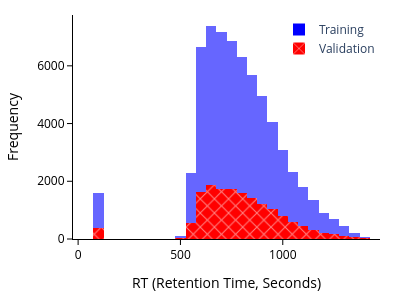

Notebook cell for this chart:
### Code cell
# Sort the dataset by date from old to new
dataset_clean_sorted = dataset_clean.sort_values(by='date')

# Split the dataset by time: older 80% for training, newer 20% for validation
split_index = int(len(dataset_clean_sorted) * 0.8)
train_set_time = dataset_clean_sorted.iloc[:split_index]
valid_set_time = dataset_clean_sorted.iloc[split_index:]

print(f"Training set size (time-based): {len(train_set_time)}")
print(f"Validation set size (time-based): {len(valid_set_time)}")

# Create an overlapped histogram for RT values in training and validation sets (time-based split)
fig = px.histogram(
    train_set_time, x='rt', nbins=50, opacity=0.6, 
    #title='Overlapped RT Distribution: Training vs Validation (Time-Based Split)',
    labels={'rt': 'RT (Retention Time, Seconds)'},
    color_discrete_sequence=['blue'],
    marginal=None
)

# Add validation set to the same figure
# Set legend name and pattern for training
fig.data[0].name = 'Training'
fig.data[0].showlegend = True
fig.data[0].marker.pattern.shape = ""   # solid fill

# Validation histogram
valid_hist = px.histogram(
    valid_set,
    x='rt',
    nbins=50,
    opacity=1,
    color_discrete_sequence=['red']
).data[0]

# Set legend name and pattern for validation
valid_hist.name = 'Validation'
valid_hist.showlegend = True
valid_hist.marker.pattern.shape = "x"   # striped fill

# Add validation trace
fig.add_trace(valid_hist)

# Update layout
fig.update_layout(
    barmode='overlay',
    plot_bgcolor='white',#'rgba(229, 236, 246,1)',
    paper_bgcolor='white',#'rgba(229, 236, 246,1)',
    width=400,
    height=300,
    margin=dict(l=20, r=20, t=15, b=15),
    legend=dict(
        #title=dict(text='Dataset',font=dict(size=10,color='black')),
        itemsizing='constant',
        yanchor='top',
        y=1,
        xanchor='right',
        x=1
    )
)

fig.update_yaxes(title_text='Frequency')
fig.update_xaxes(
    title_font=dict(size=14, color="black"),
    tickfont=dict(size=12, color="black"),
    showline=True,
    linecolor="black",
    linewidth=1,
    tickcolor="black",
    ticks="outside"
)

fig.update_yaxes(
    title_font=dict(size=14, color="black"),
    tickfont=dict(size=12, color="black"),
    showline=True,
    linecolor="black",
    linewidth=1,
    tickcolor="black",
    ticks="outside"
)

fig.show()
fig.write_image("reproduce_image/Figure-2.4-Chronological.svg", scale=2)

### Figure 1 — Plotly figure (JSON) as saved in the notebook; plotly's stock layout.template omitted (floating-point values rounded to 4 significant figures; data arrays with more than 128 entries replaced by an {"elided": "..."} marker saying what was removed)
{"data": [{"bingroup": "x", "hovertemplate": "RT (Retention Time, Seconds)=%{x}<br>count=%{y}<extra></extra>", "legendgroup": "", "marker": {"color": "blue", "opacity": 0.6, "pattern": {"shape": ""}}, "name": "Training", "nbinsx": 50, "orientation": "v", "showlegend": true, "type": "histogram", "x": {"elided": "64030 float values"}, "xaxis": "x", "yaxis": "y"}, {"bingroup": "x", "hovertemplate": "rt=%{x}<br>count=%{y}<extra></extra>", "legendgroup": "", "marker": {"color": "red", "opacity": 1, "pattern": {"shape": "x"}}, "name": "Validation", "nbinsx": 50, "orientation": "v", "showlegend": true, "type": "histogram", "x": {"elided": "16008 float values"}, "xaxis": "x", "yaxis": "y"}], "layout": {"barmode": "overlay", "height": 300, "legend": {"itemsizing": "constant", "tracegroupgap": 0, "x": 1, "xanchor": "right", "y": 1, "yanchor": "top"}, "margin": {"b": 15, "l": 20, "r": 20, "t": 15}, "paper_bgcolor": "white", "plot_bgcolor": "white", "width": 400, "xaxis": {"anchor": "y", "domain": [0, 1], "linecolor": "black", "linewidth": 1, "showline": true, "tickcolor": "black", "tickfont": {"color": "black", "size": 12}, "ticks": "outside", "title": {"font": {"color": "black", "size": 14}, "text": "RT (Retention Time, Seconds)"}}, "yaxis": {"anchor": "x", "domain": [0, 1], "linecolor": "black", "linewidth": 1, "showline": true, "tickcolor": "black", "tickfont": {"color": "black", "size": 12}, "ticks": "outside", "title": {"font": {"color": "black", "size": 14}, "text": "Frequency"}}}}
